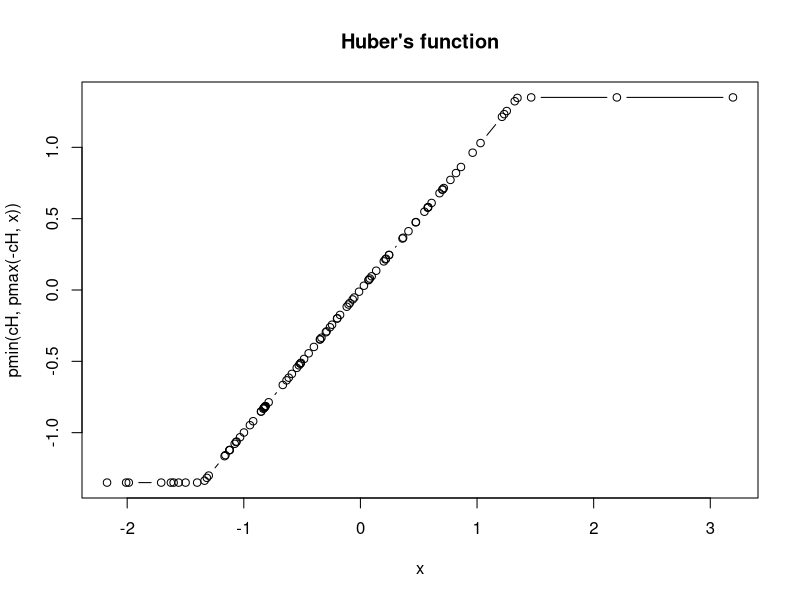
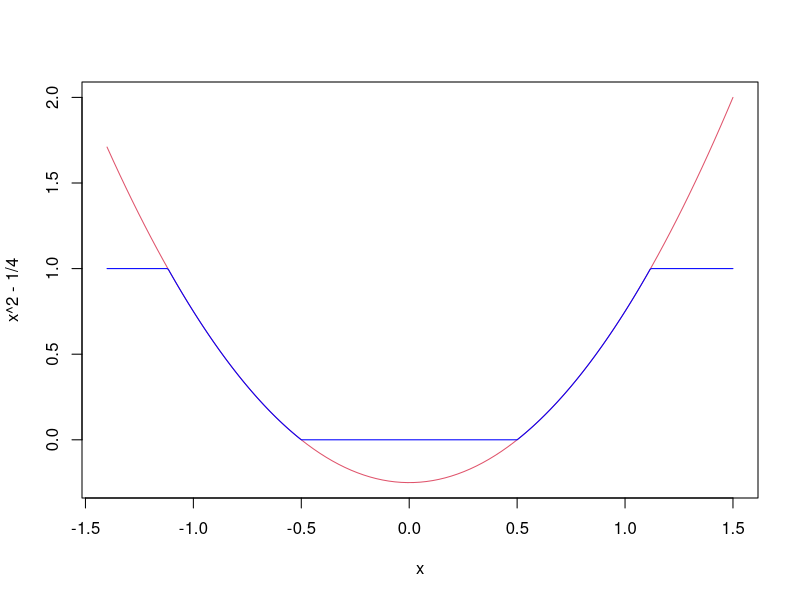
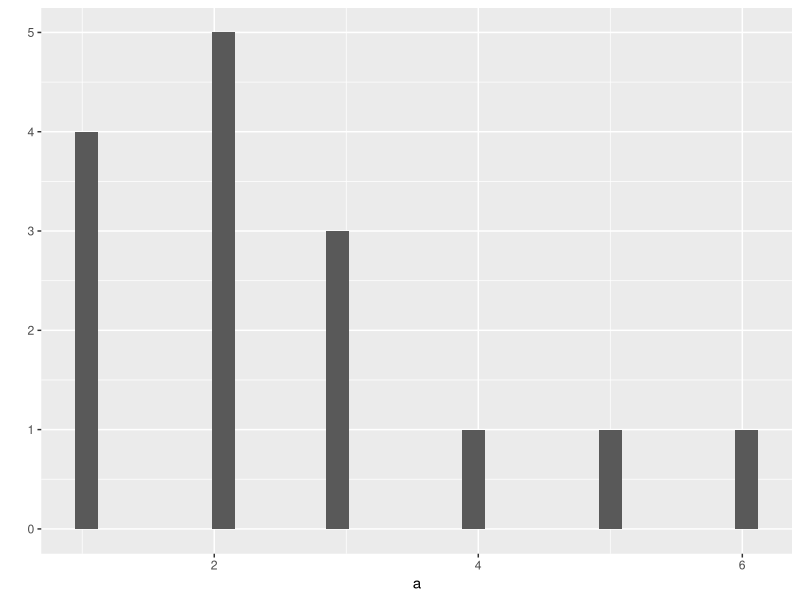
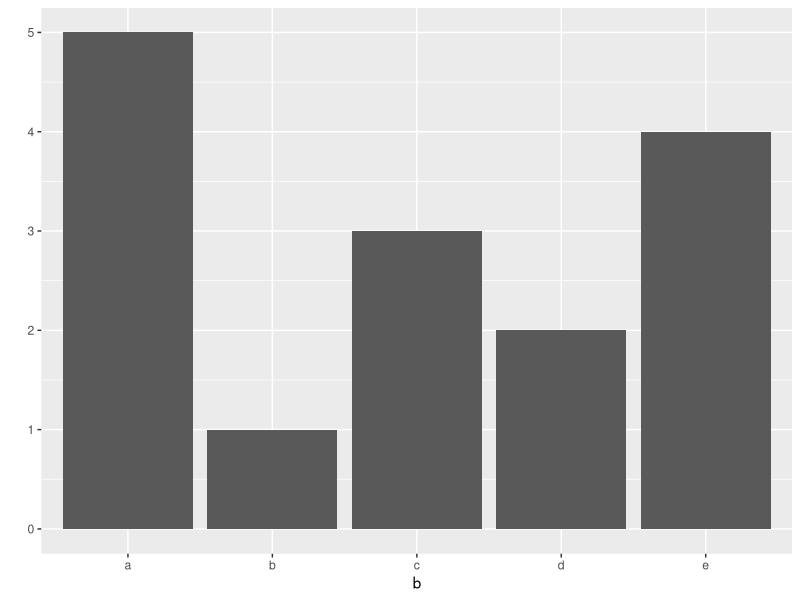
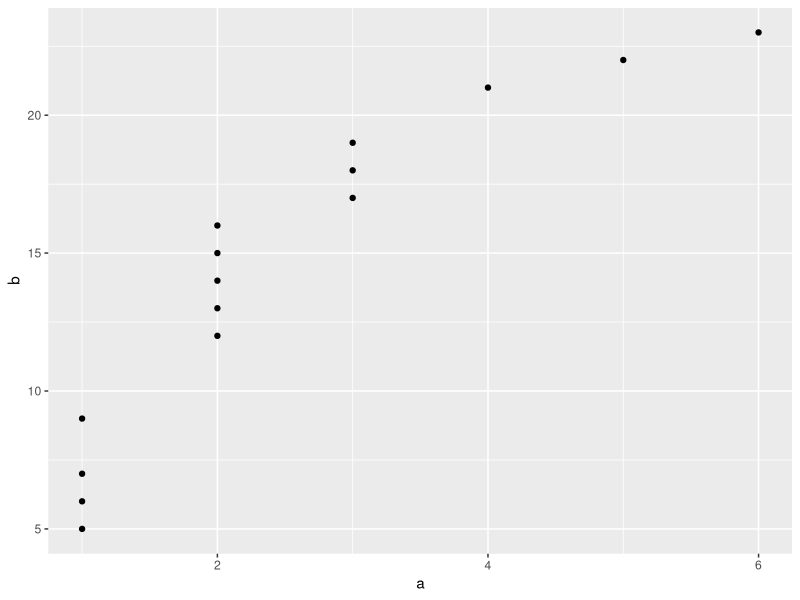

Recreate these plots in R, in order. (Note: this script raises an error after producing the figures.)
# Title: "Introduction to R and RStudio"
# Name:

##############################################################################
# 1. R will evaluate any command and by default it will print the answer to
# the console in the lower lefthand pane of RStudio. Let's try some simple
# math. Run the following command by highlighting the row and hitting the Run
# button in the upper left hand corner.

1 + 1

# There's your result, 2. It's printed on the console right after your entry.

##############################################################################
# 2. Type the string "Hello there!" in the code below. (Don't forget the
# quotes!) Then highlight it and Run the code. It should just spit out the
# string verbatim back at you.



##############################################################################
# 3. Now try multiplying 6 times 7 (* is the multiplication operator). Again,
# write the code below, highlight, and click run.



##############################################################################
# 4. Some expressions return a "logical value": TRUE or FALSE. (Many
# programming languages refer to these as "boolean" values.) Let's try running
# an expression that gives us a logical value:

3 < 5

##############################################################################
# 5. And another logical value (note that you need a double-equals sign to
# check whether two values are equal - a single-equals sign won't work):

2 + 2 == 5

##############################################################################
# 6. As in other programming languages, you can store values into a variable
# to access it later. Type x <- 42 below and run it to store a value in x.
# You should notice the variable show up in the right hand corner of the
# RStudio screen.

x <- 42

##############################################################################
# 7. The object x can now be used in expressions in place of the original
# result. Try dividing x by 2 (/ is the division operator).



##############################################################################
# 8. You can re-assign any value to a variable at any time. Try assigning the
# string "Arr, matey!" to x.


##############################################################################
# 9. You can print the value of a variable at any time just by typing its name
# in the console. Try printing the current value of x.



##############################################################################
# 10. Now try assigning the TRUE logical value to x.



##############################################################################
# 11. In R, you call a function by typing its name, followed by one or more
# arguments to that function in parenthesis. Let's try using the sum function,
# to add up a few numbers. Enter:

sum(1, 4, 4)

##############################################################################
# 12. Some arguments have names. For example, to repeat a value 3 times, you
# would call the rep function and provide its times argument:

rep(1, times = 3)

##############################################################################
# 13. help(functionname) brings up help for the given function. Try displaying
# help for the sum function:

help(sum)

# (Don't worry about that optional na.rm argument)

##############################################################################
# 14. example(functionname) brings up examples of usage for the given
# function. Try displaying examples for the min function:

example(min)

##############################################################################
# 15. Now try bringing up help for the rep function:



# The name "vector" may sound intimidating, but a vector is simply a list of
# values. R relies on vectors for many of its operations. This includes basic
# plots - we'll have you drawing graphs very soon (and it's a lot easier than
# you might think)!

##############################################################################
# 16. A vector's values can be numbers, strings, logical values, or any other
# type, as long as they're all the same type. Try creating a vector of
# numbers,like this:

c(4, 7, 9)

# The c function (c is short for Combine) creates a new vector by combining
# a list of values.

##############################################################################
# 17. Now try creating a vector with strings:

c("a", "b", "c")

##############################################################################
# 18. Vectors cannot hold values with different modes (types). Try mixing
# modes and see what happens:

c(1, TRUE, "three")

# All the values were converted to a single mode (characters) so that the
# vector can hold them all.

##############################################################################
# 19. If you need a vector with a sequence of numbers you can create it with
# `start:end` notation. Let's make a vector with values from 5 through 9:

5:9

##############################################################################
# 20. A more versatile way to make sequences is to call the seq function.
# Let's do the same thing with seq:

seq(5, 9)

##############################################################################
# 21. seq also allows you to use increments other than 1. Try it with steps
# of 0.5:

seq(5, 9, 0.5)

##############################################################################
# 22. Now try making a vector with integers from 9 down to 5:



##############################################################################
# 23. We're going to create a vector with some strings in it for you, and
# store it in the sentence variable. You can retrieve an individual value
# within a vector by providing its numeric index in square brackets. Try
# getting the third value:

sentence <- c('walk', 'the', 'plank')
sentence[3]

##############################################################################
# 24. Many languages start array indices at 0, but R's vector indices start
# at 1. Write the code for accessing the first value of 'sentence':



##############################################################################
# 25. You can assign new values within an existing vector. Try changing the
# third word to "dog":



##############################################################################
# 26. If you add new values onto the end, the vector will grow to accommodate
# them. Let's add a fourth word:

sentence[4] <- "to"

##############################################################################
# 27. You can use a vector within the square brackets to access multiple
# values. Try getting the first and third words:

sentence[c(1, 3)]

##############################################################################
# 28. This means you can retrieve ranges of values. Try to access the second
# through fourth words:

sentence[2:4]

##############################################################################
# 29. You can also set ranges of values; just provide the values in a vector.
# Add words 5 through 7:

sentence[5:7] <- c("the", "park", ".")

##############################################################################
# 30. Now, try accessing the sixth word of the sentence vector:



##############################################################################
# 31. For this challenge, we'll make a 3-item vector for you, and store it in
# the ranks variable. You can assign names to a vector's elements by passing
# a second vector filled with names to the names assignment function, like
# this:

ranks <- 1:3
names(ranks) <- c("first", "second", "third")

# Assigning names for a vector can act as useful labels for the data. Below,
# you can see what our vector looks like now.

ranks

##############################################################################
# 32. You can also use the names to access the vector's values. Try getting
# the value for the "first" rank:

ranks["first"]

##############################################################################
# 33. Now set the current value for the "third" rank to a different value
# using the name rather than the position.



##############################################################################
# 34. In order to produce plots today, we need to load an "R Package". These
# are collections of functions that are not available by default in R. The
# plotting package we need is loaded by calling this function:

library(tidyverse)

# If you get an error, make sure you have installed the package on your
# machine first!

##############################################################################
# 35. Now, if we construct a new variable "a", we can see a histogram of the
# data:

a <- c(1, 1, 1, 1, 2, 2, 2, 2, 2, 3, 3, 3, 4, 5, 6)
qplot(a)

##############################################################################
# 36. We can similarly draw a box plot for a character vector with the same
# command:

b <- c("a", "a", "a", "a", "a", "b", "c", "c", "c", "d", "d", "e", "e", "e", "e")
qplot(b)

##############################################################################
# 37. Finally, if we have two vectors of the same length, qplot will draw a
# scatter plot of them both.

a <- c(1, 1, 1, 1, 2, 2, 2, 2, 2, 3, 3, 3, 4, 5, 6)
b <- c(5, 6, 7, 9, 12, 13, 14, 15, 16, 17, 18, 19, 21, 22, 23)

qplot(a, b)

# We will learn a LOT more about plotting later today; I just want you
# to start getting comfortable with the ideas.


##############################################################################
# 38. Most arithmetic operations work just as well on vectors as they do on
# single values. We'll make another sample vector for you to work with, and
# store it in the a variable. If you add a scalar (a single value) to a
# vector, the scalar will be added to each value in the vector, returning a
# new vector with the results. Try adding 1 to each element in our vector:

a <- c(1, 2, 3)
a + 1

##############################################################################
# 39. The same is true of division, multiplication, or any other basic
# arithmetic. Try dividing our vector by 2:



##############################################################################
# 40. Now try multiplying our vector by 2:



##############################################################################
# 41. If you add two vectors, R will take each value from each vector and add
# them. We'll make a second vector for you to experiment with, and store it in
# the b variable. Try adding it to the a vector:

b <- c(4, 5, 6)
a + b

##############################################################################
# 42. Now try subtracting b from a:



##############################################################################
# 43. Finally, try multiplying a and b:



##############################################################################
# 44. You can also take two vectors and compare each item. See which values
# in the a vector are equal to those in a second vector:

a == c(1, 99, 3)

# Notice that R didn't test whether the whole vectors were equal; it checked
# each value in the a vector against the value at the same index in our new
# vector.

##############################################################################
# 45. Check if each value in the a vector is less than the corresponding value
# in another vector:

a < b

##############################################################################
# 46. Functions that normally work with scalars can operate on each element of
# a vector, too. Try getting the sine of each value in our vector:

sin(a)

##############################################################################
# 47. Now try getting the square roots with the "sqrt" function:



##############################################################################
# 48. Let's draw a graph showing the relationship of numbers and their sines.
# First, we'll need some sample data. We'll create a vector for you with some
# fractional values between 0 and 20, and store it in the x variable.

x <- seq(1, 20, 0.1)

##############################################################################
# 49. Now, try creating a second vector named y with the sines of
# those values:



##############################################################################
# 50. Once again, qplot will display these for us on a scatter plot:

qplot(x, y)

##############################################################################
# 51. We'll create a vector with some negative and positive values for you,
# and store it in the values variable. We'll also create a second vector with
# the absolute values of the first, and store it in the absolutes variable.

values <- -10:10
absolutes <- abs(values)

# Try plotting the vectors, with values on the horizontal axis, and absolutes
# on the vertical axis.

qplot(values, absolutes)

##############################################################################
# 52. Usually we need more than just a single vector. The most common type of
# object we will see this semester is called a data frame. Before constructing
# this, let's create two variables:

names <- c("One-Eye", "Peg-Leg", "Smitty", "Hook", "Scooter", "Dan",
           "Mikey", "Blackbeard")
limbs <- c(4, 3, 4, 3, 2, 4, 4, 4)

# The names are supposed to "line-up" with the limbs. (Get the joke? Peg-Leg
# has one leg missing; Hook has one arm missing; Scooter has no legs)

##############################################################################
# 53. We can combine these vectors into a data frame with the function
# data_frame:

pirates <- data_frame(names = names, limbs = limbs)

##############################################################################
# 54. Getting values from data frames isn't that different from vectors; you
# just have to provide two indices instead of one. Let's take another look at
# our data frame "pirates". Try getting the value from the second row in
# the first column of plank:

pirates[2, 1]

##############################################################################
# 55. Now, try getting the value from fourth row of the second column:

pirates[4, 2]

##############################################################################
# 56. As with vectors, to set a single value, just assign to it. Set the
# previous value to 0:

pirates[4, 2] <- 0

# Look at the results:

pirates

# Let's put it back to the correct value though:

pirates[4, 2] <- 3

##############################################################################
# 57. You can get an entire row of the matrix by omitting the column index
# (but keep the comma). Try retrieving the second row:

pirates[2, ]

##############################################################################
# 58. To get an entire column, omit the row index. Retrieve the fourth column:

pirates[, 4]

##############################################################################
# 59. You can read multiple rows or columns by providing a vector or sequence
# with their indices. Try retrieving columns 2 through 4:

pirates[, 2:4]

##############################################################################
# 60. You could instead provide a column name as a string in brackets.
# (This is often more readable.) Retrieve the "limbs" column:

pirates["limbs"]

# Now try getting the "names" column using this notation:



##############################################################################
# 61. There's also another way to get a column of a data frame name. Use the
# name of the data frame followed by a dollar sign, and the column name (without
# quotes). Try using it to get the "names" column:



# There is one important difference between the dollar sign and the brackets;
# with brackets a new, smaller data frame is returned. With the brackets only
# a vector is given back. For use this usually should not matter, but can be a
# source of bugs in advanced R coding.

##############################################################################
# 62. We can use the "$" notation to add columns to our data as well. Here we
# can add the pounds of treasure each crew member has:

pirates$pounds <- c(45000, 50000, 35000, 40000, 35000, 45000, 10000, 15000)

# Which we can see by printing out the new data:

pirates

##############################################################################
# 63. A quick way to assess our battle-readiness would be to get the average
# of the crew's appendage counts. Statisticians call this the "mean". Call the
# mean function with the limbs vector.



##############################################################################
# 64. An average closer to 4 would be nice, but this will have to do. Here's a
# barplot of that vector:

qplot(pirates$limbs)


